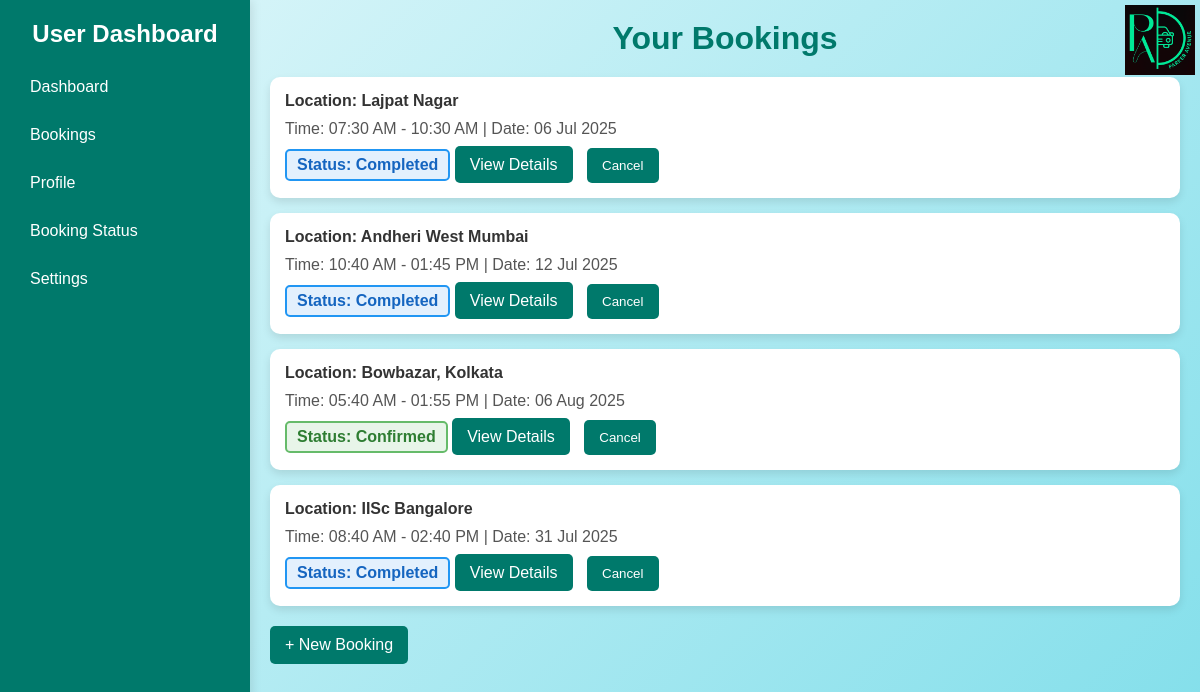
Page /user_bookings (signed in) on the committed database.
### models.py (models this page shows, shortened)
class Reservation(db.Model):
    id = db.Column(db.Integer, primary_key=True)
    spot_id = db.Column(db.Integer, db.ForeignKey('parking_spot.id'), nullable=False)
    user_id = db.Column(db.Integer, db.ForeignKey('user.id'), nullable=False)
    vehicle_id = db.Column(db.Integer, db.ForeignKey('vehicle.id'), nullable=True)
    parking_timestamp = db.Column(db.DateTime, default=datetime.utcnow)
    leaving_timestamp = db.Column(db.DateTime, nullable=True)
    cost_per_hour = db.Column(db.Float, nullable=False)
    total_cost = db.Column(db.Float, default=0.0)
    status = db.Column(db.String(20), default='Pending')

class ParkingLot(db.Model):
    id = db.Column(db.Integer, primary_key=True)
    prime_location_name = db.Column(db.String(150), nullable=False)
    price_per_hour = db.Column(db.Float, nullable=False)
    address = db.Column(db.String(200), nullable=False)
    pin_code = db.Column(db.String(12), nullable=False)
    max_spots = db.Column(db.Integer, nullable=False)
    spots = db.relationship('ParkingSpot', backref='lot', lazy=True)

### app.py (the view)
@app.route('/user_bookings')
@login_required
def user_bookings():
    user = User.query.get(session['user_id'])
    reservations = Reservation.query.filter_by(user_id=session['user_id']).all()
    return render_template('user_bookings.html', reservations=reservations, now=datetime.utcnow(), user=user)

### app.py (called while the page is built)
def login_required(f):
    @wraps(f)
    def decorated_function(*args, **kwargs):
        if 'user_id' not in session:
            flash('Please log in first', 'danger')
            return redirect(url_for('user_login'))
        return f(*args, **kwargs)
    return decorated_function

### templates/user_bookings.html (shortened to what this page needs)
<!DOCTYPE html>
<html lang="en">
<head>
</head>
<body>
  <div class="sidebar">
    <h2>User Dashboard</h2>
    <a href="{{ url_for('user_dashboard') }}">Dashboard</a>
    <a href="{{ url_for('user_bookings') }}">Bookings</a>
    <a href="{{ url_for('user_profile') }}">Profile</a>
    {% if reservations and reservations|length > 0 %}
      <a href="{{ url_for('book_status', booking_id=reservations[0].id) }}">Booking Status</a>
    {% else %}
      <span><b>No bookings yet</b></span>
    {% endif %}
    <a href="{{ url_for('settings') }}">Settings</a>
  </div>
  <div class="main-content">
    <div class="logo-container">
      <img src="{{ url_for('static', filename='../static/images/parker_avenue_logo.png') }}" alt=" ">
    </div>
    <h1>Your Bookings</h1>
    <div class="booking-list">
      {% if reservations and reservations|length > 0 %}
        {% for booking in reservations %}
          <div class="booking-card">
            <h4>Location: {{ booking.spot.lot.prime_location_name }}</h4>
            <p>
              Time: {{ booking.parking_timestamp.strftime('%I:%M %p') }}
              {% if booking.leaving_timestamp %}
                - {{ booking.leaving_timestamp.strftime('%I:%M %p') }}
              {% endif %}
              | Date: {{ booking.parking_timestamp.strftime('%d %b %Y') }}
            </p>
            {% if booking.status == "Rejected" %}
              <span class="status rejected-status">Status: Rejected</span>
            {% elif booking.status == "Cancelled" %}
              <span class="status cancelled-status">Status: Cancelled</span>
            {% elif booking.leaving_timestamp and booking.leaving_timestamp.date() < now.date() %}
              <span class="status completed-status">Status: Completed</span>
            {% else %}
              <span class="status confirmed-status">Status: Confirmed</span>
            {% endif %}
            <a class="btn" href="{{ url_for('book_status', booking_id=booking.id) }}">View Details</a>
            {% if booking.status not in ["Completed", "Cancelled", "Rejected"] %}
              <form action="{{ url_for('cancel_booking', booking_id=booking.id) }}" method="post" style="display:inline;">
                <button class="btn cancel-btn" type="submit" onclick="return confirm('Cancel this booking?');">Cancel</button>
              </form>
            {% endif %}
          </div>
        {% endfor %}
      {% else %}
        <p>No bookings found.</p>
      {% endif %}
    </div>
    <div class="new-booking">
      <a class="btn new-booking" href="{{ url_for('booking_process') }}">+ New Booking</a>
    </div>
  </div>
</body>
</html>

### templates/user_bookings.html (style rules this page uses)
* { margin: 0; padding: 0; box-sizing: border-box; }
body { font-family: 'Arial', sans-serif; display: flex; background: linear-gradient(135deg, #e0f7fa, #80deea); height: 100vh; }
.sidebar { width: 250px; background-color: #00796b; color: white; padding: 20px; box-shadow: 2px 0 10px rgba(0, 0, 0, 0.1); }
.sidebar h2 { margin-bottom: 20px; font-size: 1.5rem; text-align: center; }
.sidebar a { display: block; color: white; text-decoration: none; padding: 10px; margin-bottom: 10px; transition: background-color 0.3s; }
.main-content { flex: 1; padding: 20px; }
.main-content h1 { color: #00796b; margin-bottom: 20px; text-align: center; }
.booking-list { display: flex; flex-direction: column; gap: 15px; }
.booking-card { background-color: #fff; border-radius: 10px; padding: 15px; box-shadow: 0 4px 8px rgba(0, 0, 0, 0.1); transition: transform 0.3s; }
.booking-card h4 { color: #333; margin-bottom: 10px; }
.booking-card p { color: #555; margin-bottom: 10px; }
.status { font-weight: bold; padding: 5px 10px; border-radius: 5px; display: inline-block; }
.confirmed-status { background-color: #e8f5e9; color: #2e7d32; border: 2px solid #66bb6a; }
.completed-status { background-color: #e3f0fd; color: #1565c0; border: 2px solid #2196f3; }
.cancel-btn { background-color: #ef6c00; margin-left: 10px; }
.btn { background-color: #00796b; color: white; border: none; padding: 10px 15px; border-radius: 5px; cursor: pointer; transition: background-color 0.3s; text-decoration: none; }
.btn.new-booking { margin-top: 20px; display: inline-block; }
.logo-container { position: absolute; top: 5px; right: 5px; text-align: right; }
.logo-container img { height: auto; width: 70px; }

### rows in the picture
Reservation: spot.lot.prime_location_name "Lajpat Nagar", parking_timestamp "07:30 AM", leaving_timestamp "10:30 AM", parking_timestamp "06 Jul 2025", status "Status: Completed"
Reservation: spot.lot.prime_location_name "Andheri West Mumbai", parking_timestamp "10:40 AM", leaving_timestamp "01:45 PM", parking_timestamp "12 Jul 2025", status "Status: Completed"
Reservation: spot.lot.prime_location_name "Bowbazar, Kolkata", parking_timestamp "05:40 AM", leaving_timestamp "01:55 PM", parking_timestamp "06 Aug 2025", status "Status: Confirmed"
Reservation: spot.lot.prime_location_name "IISc Bangalore", parking_timestamp "08:40 AM", leaving_timestamp "02:40 PM", parking_timestamp "31 Jul 2025", status "Status: Completed"
